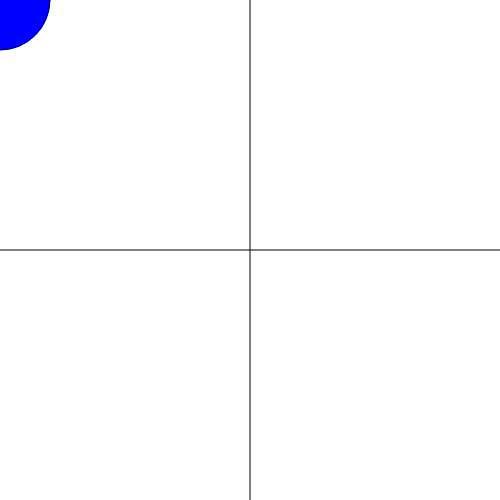
Frame 1 (no input)
Frame 60 (no input): identical to frame 1, image omitted
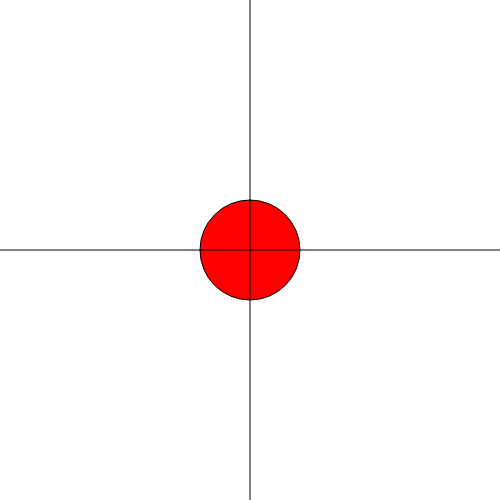
Frame 120 (the mouse pressed at the canvas centre since frame 60)

The p5.js sketch that drew these frames (run headless with seeded random() and noise() and a simulated clock; from frame 60 on, the mouse is pressed at the canvas centre):

// p5.js sketch
// ── sketch.js
//The code example was written by Stavros Didakis
//for the needs of the P5.js workshop
//OFCourse, Thursday 5 July 2018 - Sunday 8 July 2018
//Shanghai, China

//04_Conditionals

function setup() {
  createCanvas(500, 500);
}

function draw() {
  background(255);

  console.log(mouseX);

  if (mouseX < width/2 && mouseY < height/2){
    fill(0,0,255);

  } else {
    fill (255,0,0);

  }
  ellipse(mouseX, mouseY, 100, 100);

  stroke(0);
  line(width/2,0,width/2, height);
  line(0,height/2, width,height/2);

}
